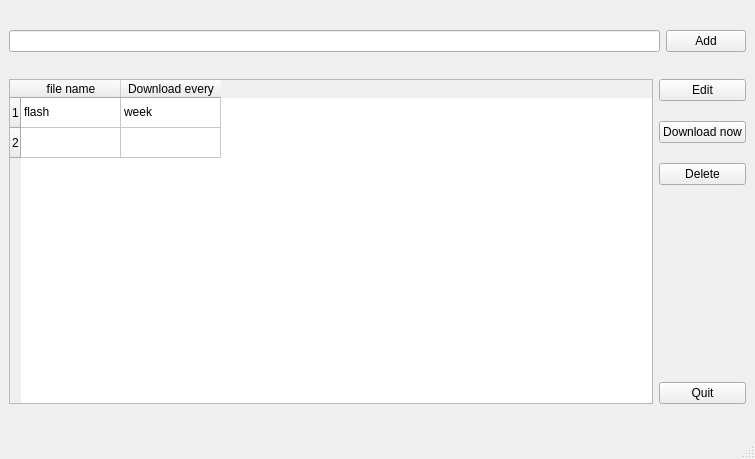
<?xml version="1.0" encoding="UTF-8"?>
<ui version="4.0">
 <class>MainWindow</class>
 <widget class="QMainWindow" name="MainWindow">
  <property name="geometry">
   <rect>
    <x>0</x>
    <y>0</y>
    <width>755</width>
    <height>459</height>
   </rect>
  </property>
  <property name="windowTitle">
   <string>Pydlbot</string>
  </property>
  <widget class="QWidget" name="centralwidget">
   <layout class="QGridLayout" name="gridLayout">
    <item row="0" column="0" colspan="2">
     <layout class="QHBoxLayout" name="horizontalLayout">
      <property name="spacing">
       <number>6</number>
      </property>
      <item>
       <widget class="QLineEdit" name="lineEdit"/>
      </item>
      <item>
       <widget class="QPushButton" name="add">
        <property name="text">
         <string>Add</string>
        </property>
       </widget>
      </item>
     </layout>
    </item>
    <item row="2" column="1">
     <layout class="QVBoxLayout" name="verticalLayout_3">
      <property name="topMargin">
       <number>100</number>
      </property>
      <item>
       <widget class="QPushButton" name="pushButton_4">
        <property name="text">
         <string>Quit</string>
        </property>
       </widget>
      </item>
     </layout>
    </item>
    <item row="1" column="1">
     <layout class="QVBoxLayout" name="verticalLayout_2">
      <property name="spacing">
       <number>20</number>
      </property>
      <property name="bottomMargin">
       <number>70</number>
      </property>
      <item>
       <widget class="QPushButton" name="pushButton_2">
        <property name="text">
         <string>Edit</string>
        </property>
       </widget>
      </item>
      <item>
       <widget class="QPushButton" name="pushButton_3">
        <property name="text">
         <string>Download now</string>
        </property>
       </widget>
      </item>
      <item>
       <widget class="QPushButton" name="pushButton_5">
        <property name="text">
         <string>Delete</string>
        </property>
       </widget>
      </item>
     </layout>
    </item>
    <item row="1" column="0" rowspan="2">
     <layout class="QHBoxLayout" name="horizontalLayout_3">
      <item>
       <widget class="QTableWidget" name="tableWidget">
        <row>
         <property name="text">
          <string>1</string>
         </property>
        </row>
        <row>
         <property name="text">
          <string>2</string>
         </property>
        </row>
        <column>
         <property name="text">
          <string>file name</string>
         </property>
        </column>
        <column>
         <property name="text">
          <string>Download every</string>
         </property>
        </column>
        <item row="0" column="0">
         <property name="text">
          <string>flash</string>
         </property>
        </item>
        <item row="0" column="1">
         <property name="text">
          <string>week</string>
         </property>
        </item>
       </widget>
      </item>
     </layout>
    </item>
   </layout>
  </widget>
  <widget class="QMenuBar" name="menubar">
   <property name="geometry">
    <rect>
     <x>0</x>
     <y>0</y>
     <width>755</width>
     <height>21</height>
    </rect>
   </property>
  </widget>
  <widget class="QStatusBar" name="statusbar"/>
 </widget>
 <resources/>
 <connections/>
</ui>
